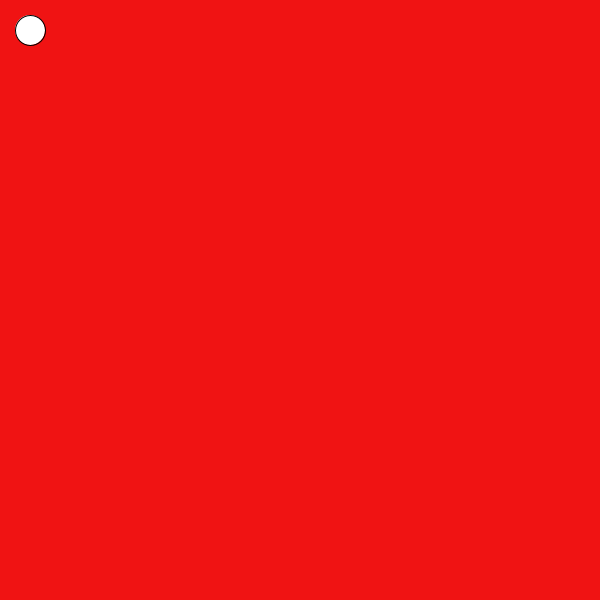
Frame 1 (no input)
Frame 60 (the mouse pressed at the canvas centre just before this capture): identical to frame 1, image omitted
Frame 120 (the mouse held since frame 60 and released just before this capture): identical to frame 1, image omitted

The Processing sketch that drew this single still picture (run headless with seeded random() and noise(); from frame 60 on, the mouse is pressed at the canvas centre):

// Processing sketch: slippery_dot
// ── slippery_dot.pde
 // 1. Create three integer variables to represent the x, y, and the size of the ellipse
   int distance = 60;
   int   locationofx = 70 ;
   int locationofy = 70;
   int xofellipse= 30;
   int yofellipse = 30;
    void setup() {
      size (600,600);
      // 2. Set the size of your sketch
  
    }
    
    void draw() {
      // 3. Set the background color of your sketch
     background (#F01313) ;
      // 4. Draw an ellipse. Make sure it fits in the window.
      // Use the variables created at the top of the sketch, 
      // for the location and size of your ellipse
    ellipse(xofellipse,yofellipse,30,30);
    
    }
    
    void mousePressed() {
      //5. Create an integer variable called distance
      
      //6. Set the value of the distance variable to the value returned by the getDistance method
      //   Pass the mouse's x and y (mouseX and mouseY) and the x and y of your ellipse to the method.
        
       distance = getDistance(mouseX,mouseY,xofellipse,yofellipse);
        
        
      //7.  Use an if statement to check if the distance variable is < the radius of the ellipse
      //    If it is, set a new x and y for the ellipse, using a random location on the window
      //    Hint: Use the Processing random() function
       
      if(distance <15){
      xofellipse = (int)random(width);
      yofellipse = (int)random(height);
      }
    }
    
    int getDistance(int x1, int y1, int x2, int y2) {
      return (int)Math.sqrt(Math.pow((x1-x2),2) + Math.pow((y1-y2),2));
    }
